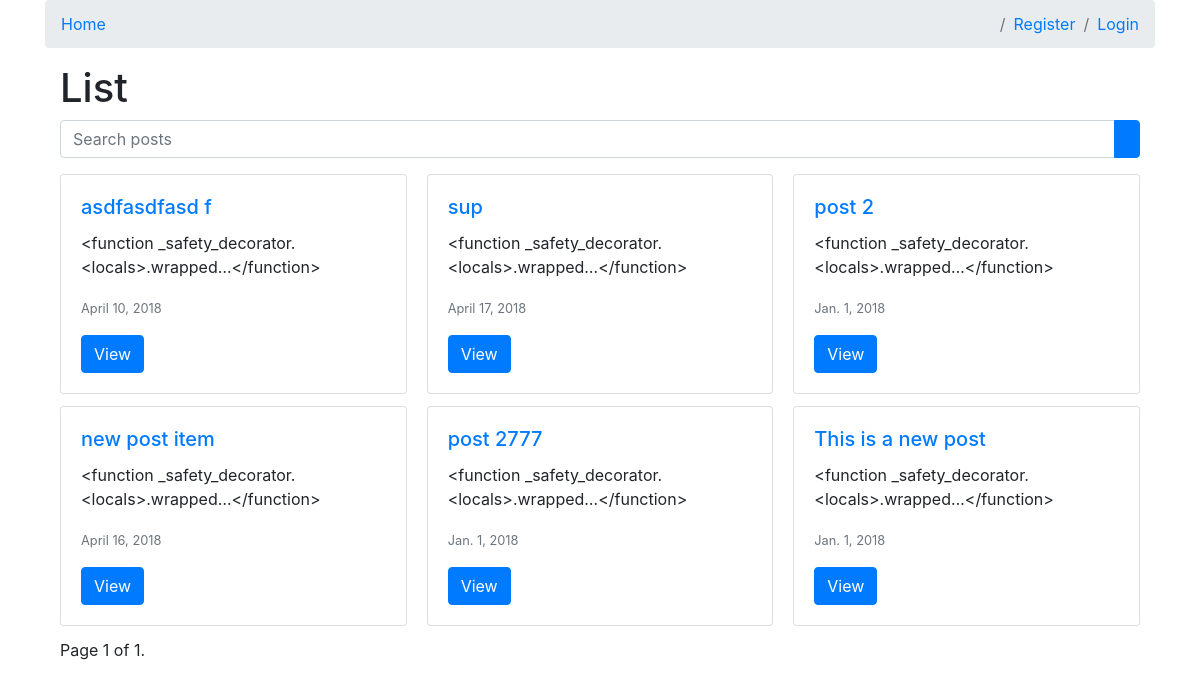
The page / on the database its author committed.
### posts/models.py (models this page shows, shortened)
class Post(models.Model):
    user = models.ForeignKey(settings.AUTH_USER_MODEL,
                             default=1, on_delete=models.DO_NOTHING,)
    title = models.CharField(max_length=120)
    slug = models.SlugField(unique=True)
    image = models.ImageField(upload_to=upload_location,
                              null=True, blank=True, height_field='height_field', width_field='width_field')
    height_field = models.IntegerField(default=0)
    width_field = models.IntegerField(default=0)
    content = models.TextField()
    draft = models.BooleanField(default=False)
    publish = models.DateField(auto_now=False, auto_now_add=False)
    read_time = models.IntegerField(default=0)
    updated = models.DateTimeField(auto_now=True, auto_now_add=False)
    timestamp = models.DateTimeField(auto_now=False, auto_now_add=True)
    objects = PostManager()
    def get_absolute_url(self):
        return reverse('posts:detail', kwargs={'slug': self.slug})
    class Meta:
        ordering = ['-timestamp', '-updated']
    def get_markdown(self):
        content = self.content
        markdown_text = markdown(content)
        return mark_safe(markdown_text)

### posts/views.py (the view, shortened to what this page needs)
# urls.py: path('', views.post_list, name='list'),
def post_list(request):
    today = timezone.now().date()
    queryset_list = Post.objects.active()
    if request.user.is_staff or request.user.is_superuser:
        queryset_list = Post.objects.all()
    query = request.GET.get('q')
    paginator = Paginator(queryset_list, 10)
    page_request_var = 'page'
    page = request.GET.get(page_request_var)
    queryset = paginator.get_page(page)
    context = {
        'object_list': queryset,
        'title': 'List',
        'page_request_var': page_request_var,
        'today': today,
    }
    return render(request, 'post_list.html', context)

### posts/models.py (called while the page is built)
    def active(self, *args, **kwargs):
        return super(PostManager, self).filter(draft=False).filter(publish__lte=timezone.now())

### templates/post_list.html (shortened to what this page needs)
{% extends "base.html" %}
{% block content %}
    <div class="container">
        <h1>{{title}}</h1>
        <form class="form-inline" action="" method="get">
            <div class="input-group mb-3 w-100">
                <input class="form-control" type="text" name='q' placeholder="Search posts" value="{{request.GET.q}}">
                <div class="input-group-append">
                    <button class="btn btn-primary " type="submit"></button>
                </div>
            </div>
        </form>
        <div class="card-columns">
            {%for obj in object_list%}
                <div class="card {% if obj.draft %} text-white bg-dark {% endif %}">
                    <div class="card-body post-detail-item">
                        <h5 class="card-title"><a href="{{obj.get_absolute_url}}">{{obj.title}}</a></h5>
                        <p class="card-text ">{{obj.get_markdown|truncatechars_html:9}}</p>
                        <p class="card-text">
                            <small class="text-muted">{{obj.publish}}</small>
                        </p>
                        <a href="{{obj.get_absolute_url}}" class="btn btn-primary">View</a>
                    </div>
                </div>
            {% endfor %}
        </div>
        <div class="pagination">
            <span class="step-links">
                <span class="current">
                    Page {{ object_list.number }} of {{ object_list.paginator.num_pages }}.
                </span>
            </span>
        </div>
    </div>
{% endblock content %}

### templates/base.html (shortened to what this page needs)
{% load staticfiles %}
<!DOCTYPE html>
<html lang="en">
    <head>
        <link rel="stylesheet" href="https://maxcdn.bootstrapcdn.com/bootstrap/4.0.0/css/bootstrap.min.css">
        <link rel="stylesheet" href="https://cdnjs.cloudflare.com/ajax/libs/open-iconic/1.1.1/font/css/open-iconic-bootstrap.css">
        <link rel="stylesheet" href="{% static 'css/base.css' %}">
    </head>
    <body>
        <div class="container">
            <nav aria-label="breadcrumb">
                <ol class="breadcrumb">
                    <li class="breadcrumb-item">
                        <a href="{% url 'posts:list' %}">Home</a>
                    </li>
                    {% if not request.user.is_authenticated %}
                    <li class="breadcrumb-item ml-auto"><a href="{% url 'register' %}">Register</a></li>
                    <li class="breadcrumb-item float-right"><a href="{% url 'login' %}">Login</a></li>
                    {% else %}
                    <li class="breadcrumb-item float-right"><a href="{% url 'logout' %}">Logout</a></li>
                    {% endif %}
                </ol>
            </nav>
            {% block content %}{% endblock content %}
        </div>
    </body>
</html>

### rows shown on the page
Post: title "asdfasdfasd f", get_markdown "<function _safety_decorator.<locals>.wrapped…</function>", publish "April 10, 2018"
Post: title "new post item", get_markdown "<function _safety_decorator.<locals>.wrapped…</function>", publish "April 16, 2018"
Post: title "sup", get_markdown "<function _safety_decorator.<locals>.wrapped…</function>", publish "April 17, 2018"
Post: title "post 2777", get_markdown "<function _safety_decorator.<locals>.wrapped…</function>", publish "Jan. 1, 2018"
Post: title "post 2", get_markdown "<function _safety_decorator.<locals>.wrapped…</function>", publish "Jan. 1, 2018"
Post: title "This is a new post", get_markdown "<function _safety_decorator.<locals>.wrapped…</function>", publish "Jan. 1, 2018"

### other values the page prints
{{ title }} "List"
{{ object_list.number }} "1"
{{ object_list.paginator.num_pages }} "1"
